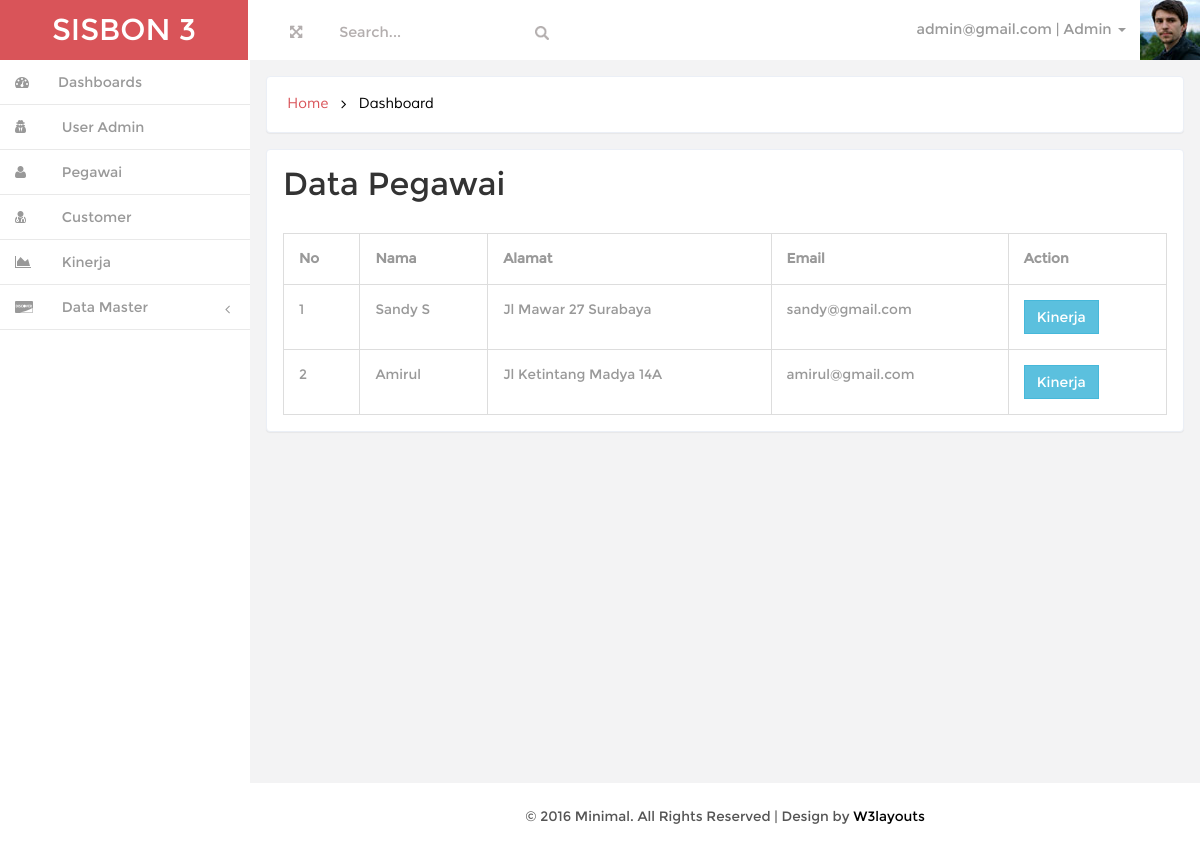
Page /index.php?page=kinerjalistpegawai (signed in) on the earlier database version.
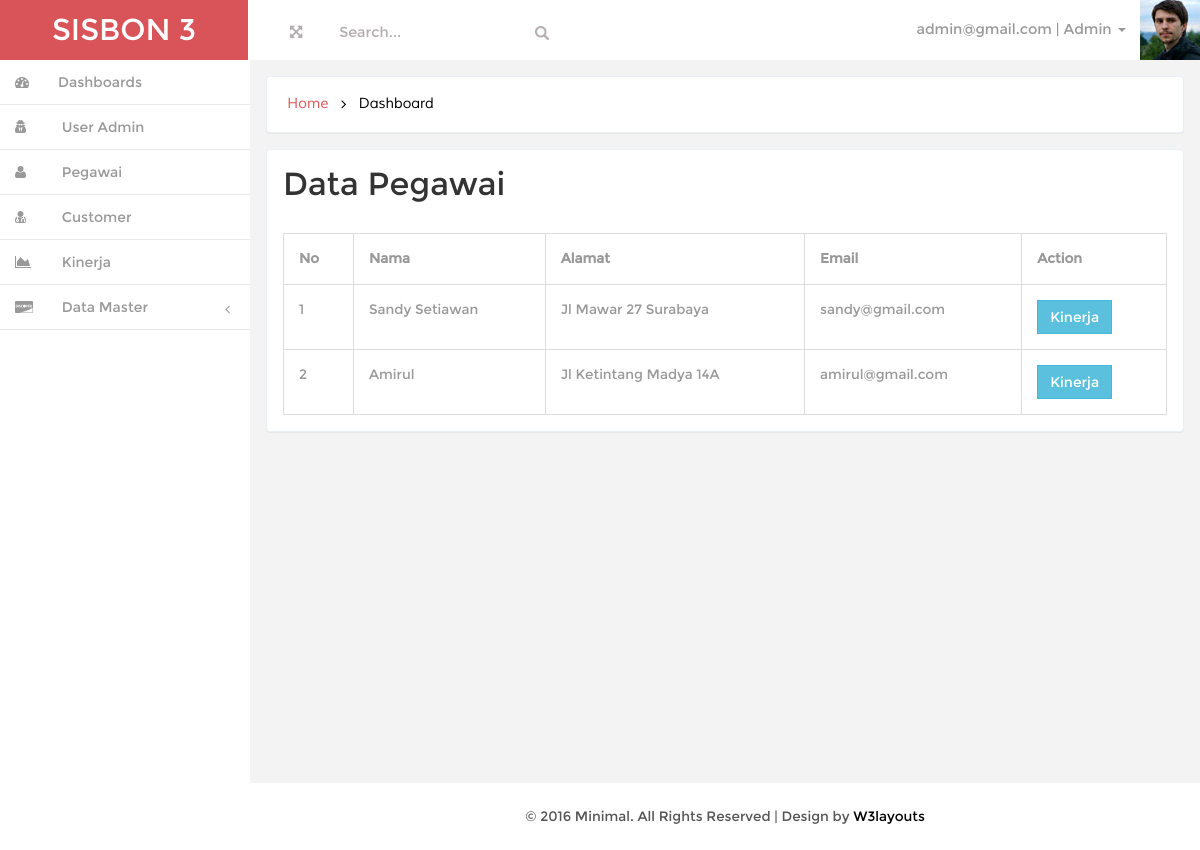
Same page on the later database version.
### tables this page shows
CREATE TABLE IF NOT EXISTS `tbpegawai` (
  `id_pegawai` int(11) NOT NULL AUTO_INCREMENT,
  `nama` varchar(100) NOT NULL,
  `tgl_lahir` date NOT NULL,
  `no_telp` varchar(20) NOT NULL,
  `alamat` text NOT NULL,
  `tgl_masuk` date NOT NULL,
  `email` varchar(50) NOT NULL,
  `password` varchar(50) NOT NULL,
  PRIMARY KEY (`id_pegawai`)
);

### class/Pegawai.php (called while the page is built, shortened)
<?php
class Pegawai implements BaseData
{
    private $conn;
    public function __construct()
    {
        $database = new Koneksi();
        $db = $database->dbKoneksi();
        $this->conn = $db;
    }
    public function getAll()
    {
        try
        {
            $stmt = $this->conn->prepare("SELECT * FROM tbpegawai");
            $stmt->execute();
            $rowPegawai = $stmt->fetchAll(PDO::FETCH_ASSOC);
            return $rowPegawai;
        }
        catch(PDOException $e)
        {
            echo $e->getMessage();
        }
    }
}

### page/kinerjalistpegawai.php (the view)
<?php
$model = new Pegawai();
?>
<h3 class="head-top">Data Pegawai</h3>
<table class="table table-bordered table-responsive">
    <tr>
        <th>No</th>
        <th>Nama</th>
        <th>Alamat</th>
        <th>Email</th>
        <th>Action</th>
    </tr>
    <?php
    $no=1;
    foreach($model->getAll() as $data){
        ?>
        <tr>
            <td><?=$no++?></td>
            <td><?=$data['nama']?></td>
            <td><?=$data['alamat']?></td>
            <td><?=$data['email']?></td>
            <td>
                <a href="?page=kinerjapegawai&id=<?=$data['id_pegawai']?>" class="btn btn-info">Kinerja</a>
            </td>
        </tr>
    <?php } ?>
</table>

Differences in the rows shown:
changed tbpegawai "Jl Mawar 27 Surabaya": nama "Sandy S" → "Sandy Setiawan"
